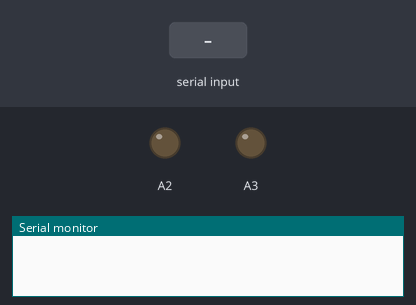
The sketch below on a simulated Arduino Uno, built with avr-gcc and run on an emulated ATmega328P. Parts: output pins drawn as LEDs (lit = HIGH), the last lines printed to the serial monitor. Inputs (shaded band) come from the test bench.

Above: at 1.2 s.
1.3 s: "PUMP:1\n" received over Serial
At 2.8 s:
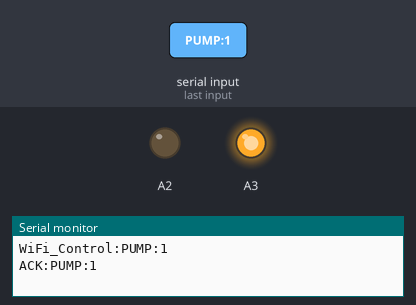
5.8 s: "PUMP:0\n" received over Serial
At 6.2 s:
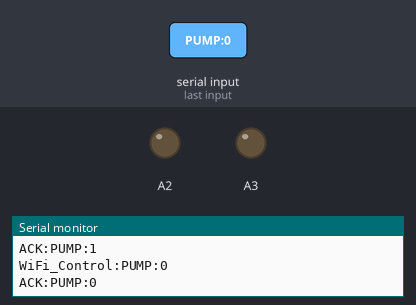
Timing chart, 0 to 8.3 s (numbered marks = the images above; inputs shaded):
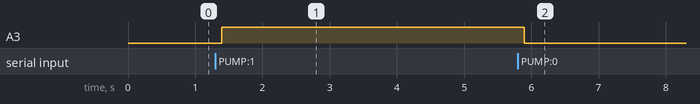

The sketch:

Intelligent_Watering.ino
```cpp
// 引入SoftwareSerial库，用于创建软串口通信
#include <SoftwareSerial.h>

// 创建软串口对象，使用A5作为RX引脚接收数据，A4作为TX引脚发送数据
SoftwareSerial mySerial(A5, A4);

// 定义变量用于存储从语音模块接收到的控制码
volatile int Voice_Control = 0;  // 初始化为0，确保首次判断时不触发任何指令

// 用于存储从串口接收到的控制指令字符串
String WiFi_Control = "";


void setup() {
  // 初始化串口通信，波特率设置为750（注意：非标准波特率，需确保通信双方一致）
  Serial.begin(750);
  // 初始化软串口，用于与语音模块通信，波特率9600
  mySerial.begin(9600);

  pinMode(A2, OUTPUT);
  pinMode(A3, OUTPUT);
}

void loop() {
  // 检查串口是否有数据可读
  if (Serial.available()) {
    // 读取直到换行符('\n')的数据，并转换为String类型
    WiFi_Control = Serial.readStringUntil('\n');

    // 去除字符串首尾的空白字符（如回车、空格等）
    WiFi_Control.trim();

    // 将接收到的指令回传到串口，便于调试
    Serial.print("WiFi_Control:");
    Serial.println(WiFi_Control);
  }
  // 持续检查软串口是否有来自语音模块的数据
  while (mySerial.available()) {
    // 读取一个字节的数据
    Voice_Control = mySerial.read();

    // 将接收到的数据通过硬件串口输出，便于调试和监控
    Serial.println(Voice_Control);
  }

  // 判断接收到的指令内容并执行相应操作
  if ((WiFi_Control == "PUMP:1") || (Voice_Control == 15)) {
    //水泵工作
    digitalWrite(A2, LOW);
    digitalWrite(A3, HIGH);
    // 发送应答指令到串口
    Serial.println("ACK:PUMP:1");

  } else if ((WiFi_Control == "PUMP:0") || (Voice_Control == 16)) {
    //水泵停止工作
    digitalWrite(A2, LOW);
    digitalWrite(A3, LOW);
    // 发送应答指令到串口
    Serial.println("ACK:PUMP:0");
  }
  // 清除指令字符串，避免重复执行
  WiFi_Control = "";
  Voice_Control = 0;
}
```

Measured:
- after the input at 1.3 s, A3: LOW → HIGH after 0.09 s
- after the input at 5.8 s, A3: HIGH → LOW after 0.09 s
